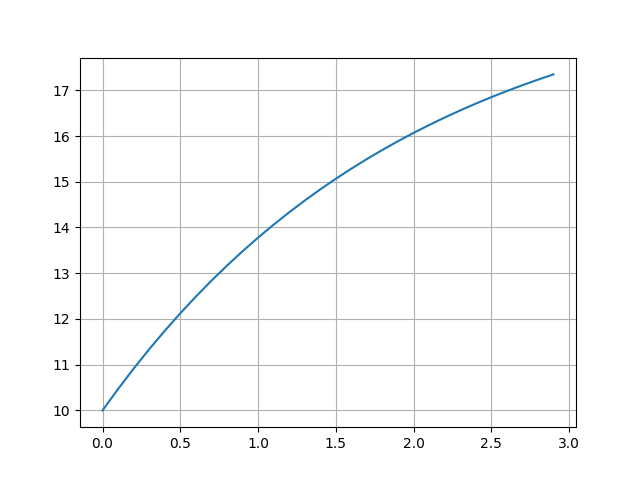

Write the Python code that produced this figure.
import numpy as np
from scipy.integrate import odeint
import matplotlib.pyplot as plt

t = np.arange(0, 3, 0.1)
 
def radio_function(v, t):
    dmdt = g - k/m * v
    return dmdt
 
v = 10
k = 0.5
m = 1
g = 9.8

n_t = odeint(radio_function, v, t)
 
plt.plot(t, n_t[:,0])
plt.grid()
plt.savefig('lab_9_3.png')